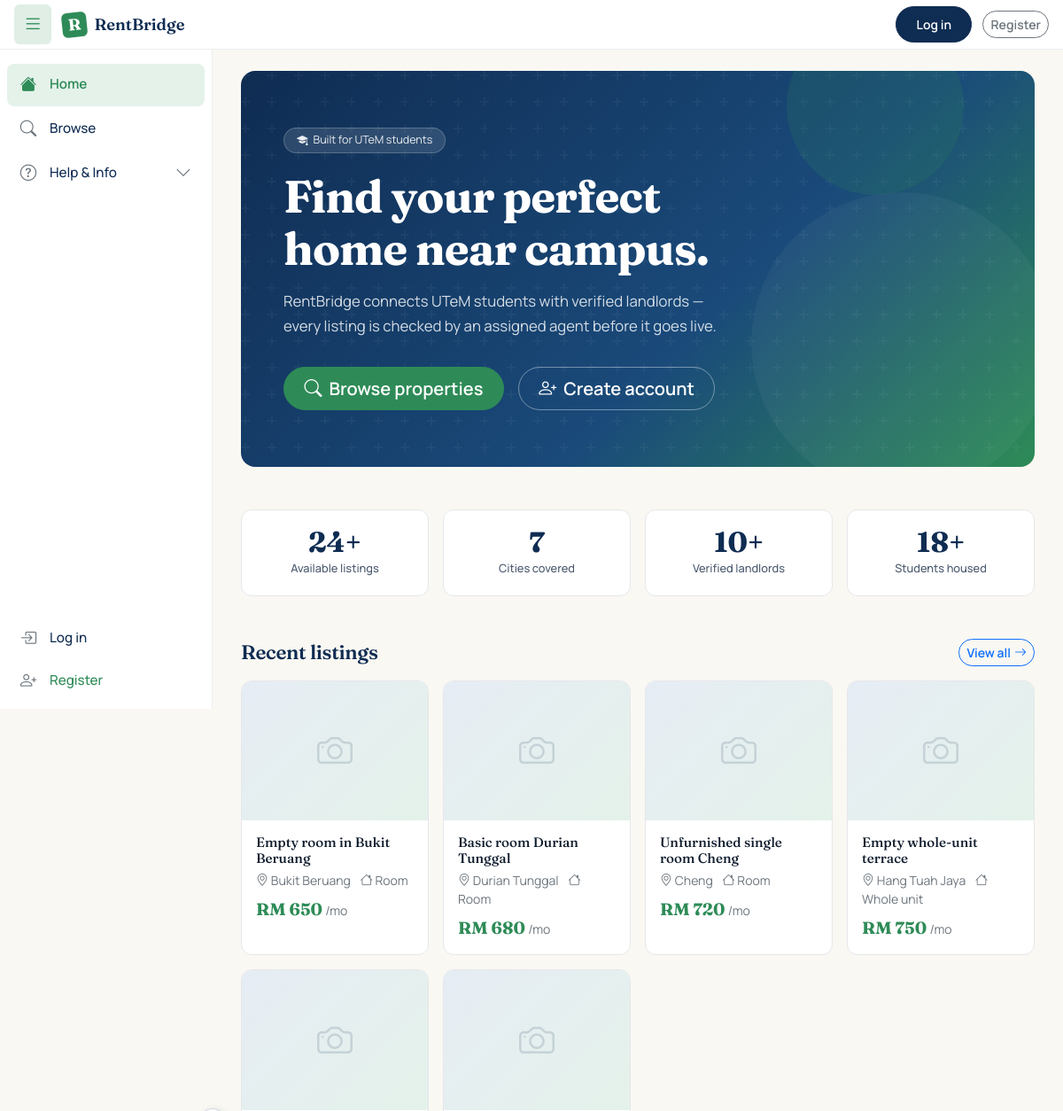
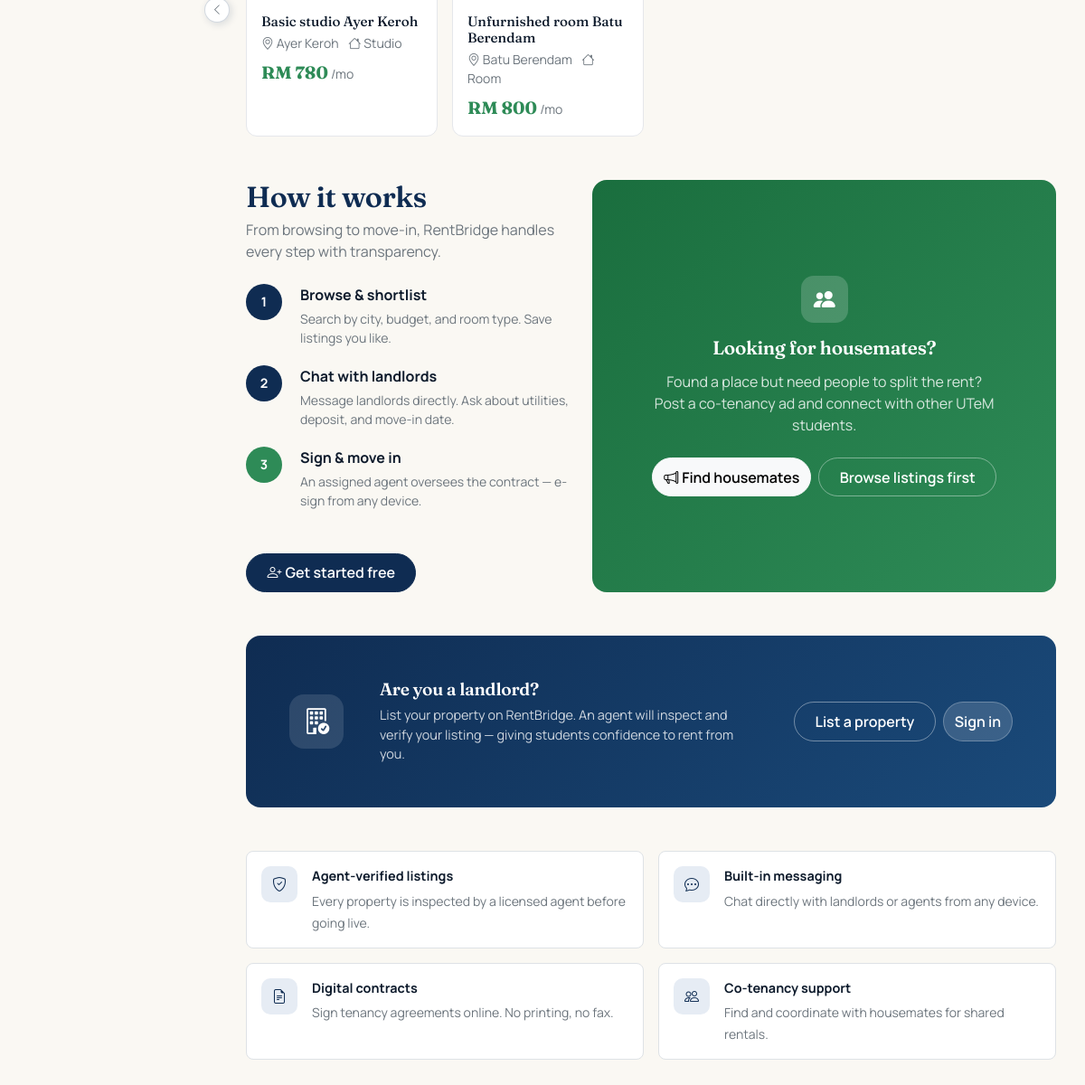
The page / on the database its author committed (2 pictures, top to bottom).
### tables this page shows
CREATE TABLE `properties` (
  `id` int(11) NOT NULL,
  `landlord_id` int(11) NOT NULL,
  `title` varchar(150) NOT NULL,
  `property_type` enum('room','studio','whole_unit') NOT NULL,
  `address` text NOT NULL,
  `city` varchar(80) NOT NULL,
  `postcode` varchar(10) NOT NULL,
  `state` varchar(50) NOT NULL DEFAULT 'Melaka',
  `latitude` decimal(10,7) DEFAULT NULL,
  `longitude` decimal(10,7) DEFAULT NULL,
  `maps_url` varchar(500) DEFAULT NULL,
  `monthly_rent` decimal(8,2) NOT NULL,
  `deposit` decimal(8,2) NOT NULL DEFAULT 0.00,
  `description` text DEFAULT NULL,
  `facilities` text DEFAULT NULL,
  `furnishing` enum('none','partial','full') NOT NULL DEFAULT 'partial',
  `status` enum('pending_approval','available','booked','rented','hidden','rejected') NOT NULL DEFAULT 'pending_approval',
  `viewing_mode` enum('landlord_led','agent_led','either') NOT NULL DEFAULT 'either',
  `agent_verified_at` timestamp NULL DEFAULT NULL,
  `agent_verified_by` int(11) DEFAULT NULL,
  `created_at` timestamp NOT NULL DEFAULT current_timestamp(),
  `updated_at` timestamp NOT NULL DEFAULT current_timestamp() ON UPDATE current_timestamp()
);

### includes/auth.php (called while the page is built, shortened)
<?php
function e(?string $value): string {
    return htmlspecialchars($value ?? '', ENT_QUOTES | ENT_HTML5, 'UTF-8');
}

### index.php (the view, shortened to what this page needs)
<?php
require_once __DIR__ . '/includes/auth.php';
$pdo = db();
$totalAvailable = (int)$pdo->query("SELECT COUNT(*) FROM properties WHERE status = 'available'")->fetchColumn();
$totalCities    = (int)$pdo->query("SELECT COUNT(DISTINCT city) FROM properties WHERE status = 'available'")->fetchColumn();
$totalLandlords = (int)$pdo->query("SELECT COUNT(*) FROM landlords")->fetchColumn();
$totalStudents  = (int)$pdo->query("SELECT COUNT(*) FROM students")->fetchColumn();
$stmt = $pdo->query("
    SELECT p.id, p.title, p.city, p.monthly_rent, p.property_type, p.furnishing,
           (SELECT image_path FROM property_images
             WHERE property_id = p.id
             ORDER BY is_primary DESC, id LIMIT 1) AS image_path
      FROM properties p
     WHERE p.status = 'available'
     ORDER BY p.agent_verified_at IS NULL, p.created_at DESC
     LIMIT 6
");
$featured = $stmt->fetchAll();
?>
<div class="rb-hero">
    <div class="rb-hero-deco"></div>
    <div class="rb-hero-deco2"></div>
    <div style="position:relative;">
        <div class="rb-hero-badge">
            <i class="bi bi-mortarboard-fill"></i>
            Built for UTeM students
        </div>
        <h1>Find your perfect<br>home near campus.</h1>
        <p>
            RentBridge connects UTeM students with verified landlords —
            every listing is checked by an assigned agent before it goes live.
        </p>
        <div class="d-flex gap-3 flex-wrap">
            <a href="/rentbridge/listings.php" class="btn btn-success btn-lg">
                <i class="bi bi-search me-2"></i> Browse properties
            </a>
            <a href="/rentbridge/auth/register_student.php" class="btn btn-outline-light btn-lg">
                <i class="bi bi-person-plus me-2"></i> Create account
            </a>
        </div>
    </div>
</div>
<div class="rb-stats">
    <div class="rb-stat-card">
        <div class="rb-stat-num"><?= $totalAvailable ?>+</div>
        <div class="rb-stat-label">Available listings</div>
    </div>
    <div class="rb-stat-card">
        <div class="rb-stat-num"><?= $totalCities ?></div>
        <div class="rb-stat-label">Cities covered</div>
    </div>
    <div class="rb-stat-card">
        <div class="rb-stat-num"><?= $totalLandlords ?>+</div>
        <div class="rb-stat-label">Verified landlords</div>
    </div>
    <div class="rb-stat-card">
        <div class="rb-stat-num"><?= $totalStudents ?>+</div>
        <div class="rb-stat-label">Students housed</div>
    </div>
</div>
<div class="d-flex justify-content-between align-items-center mb-3">
    <h2 class="mb-0" style="font-size:1.4rem;">Recent listings</h2>
    <a href="/rentbridge/listings.php" class="btn btn-sm btn-outline-primary">
        View all <i class="bi bi-arrow-right ms-1"></i>
    </a>
</div>
<?php if (!empty($featured)): ?>
<div class="row g-3 mb-5">
    <?php foreach ($featured as $p): ?>
    <div class="col-md-6 col-lg-4 col-xl-3">
        <a href="/rentbridge/property.php?id=<?= (int)$p['id'] ?>" class="rb-listing-card">
            <div class="rb-listing-img">
                <?php if (!empty($p['image_path']) && !str_contains($p['image_path'], 'placeholder')): ?>
                    <img src="/rentbridge/<?= e($p['image_path']) ?>" alt="<?= e($p['title']) ?>">
                <?php else: ?>
                    <div style="display:flex; align-items:center; justify-content:center; height:100%; color:rgba(15,44,82,0.15);">
                        <i class="bi bi-camera" style="font-size:2.5rem;"></i>
                    </div>
                <?php endif; ?>
            </div>
            <div class="rb-listing-body">
                <h6 class="mb-1" style="font-family:'Fraunces',serif; font-size:0.95rem;">
                    <?= e($p['title']) ?>
                </h6>
                <div class="small text-secondary mb-2">
                    <i class="bi bi-geo-alt"></i> <?= e($p['city']) ?>
                    <span class="ms-2">
                        <i class="bi bi-house"></i>
                        <?= e(ucfirst(str_replace('_', ' ', $p['property_type']))) ?>
                    </span>
                </div>
                <div class="d-flex justify-content-between align-items-center">
                    <div>
                        <span class="rb-listing-price">RM <?= number_format((float)$p['monthly_rent']) ?></span>
                        <span class="text-secondary small">/mo</span>
                    </div>
                </div>
            </div>
        </a>
    </div>
    <?php endforeach; ?>
</div>
<?php endif; ?>
<div class="row g-4 mb-5">
    <div class="col-lg-5">
        <h2 class="mb-1">How it works</h2>
        <p class="text-secondary mb-4">
            From browsing to move-in, RentBridge handles every step with transparency.
        </p>
        <div class="rb-steps">
            <div class="rb-step">
                <div class="rb-step-num">1</div>
                <div>
                    <strong>Browse & shortlist</strong>
                    <div class="small text-secondary mt-1">
                        Search by city, budget, and room type. Save listings you like.
                    </div>
                </div>
            </div>
            <div class="rb-step">
                <div class="rb-step-num">2</div>
                <div>
                    <strong>Chat with landlords</strong>
                    <div class="small text-secondary mt-1">
                        Message landlords directly. Ask about utilities, deposit, and move-in date.
                    </div>
                </div>
            </div>
            <div class="rb-step">
                <div class="rb-step-num emerald">3</div>
                <div>
                    <strong>Sign & move in</strong>
                    <div class="small text-secondary mt-1">
                        An assigned agent oversees the contract — e-sign from any device.
                    </div>
                </div>
            </div>
        </div>
        <a href="/rentbridge/auth/register_student.php" class="btn btn-primary">
            <i class="bi bi-person-plus me-1"></i> Get started free
        </a>
    </div>
    <div class="col-lg-7">
        <div class="rb-cta-strip h-100 d-flex flex-column justify-content-center">
            <div style="width:52px; height:52px; border-radius:14px;
                        background:rgba(255,255,255,0.18);
                        color:white; display:flex; align-items:center;
                        justify-content:center; font-size:1.5rem; margin:0 auto 16px;">
                <i class="bi bi-people-fill"></i>
            </div>
            <h2 style="font-size:1.3rem;">Looking for housemates?</h2>
            <p class="mb-4" style="max-width:380px; margin:0 auto 24px;">
                Found a place but need people to split the rent?
                Post a co-tenancy ad and connect with other UTeM students.
            </p>
            <div class="d-flex gap-2 justify-content-center flex-wrap">
                <a href="/rentbridge/auth/register_student.php" class="btn btn-light fw-semibold">
                    <i class="bi bi-megaphone me-1"></i> Find housemates
                </a>
                <a href="/rentbridge/listings.php" class="btn btn-outline-light">
                    Browse listings first
                </a>
            </div>
        </div>
    </div>
</div>
<div class="rb-landlord-strip">
    <div style="flex-shrink:0; width:60px; height:60px; border-radius:16px; background:rgba(255,255,255,0.12);
                display:flex; align-items:center; justify-content:center; font-size:1.8rem; color:#fff;">
        <i class="bi bi-building-check"></i>
    </div>
    <div class="flex-grow-1">
        <h2 style="font-size:1.2rem; margin-bottom:6px;">Are you a landlord?</h2>
        <p style="font-size:0.9rem; color:rgba(255,255,255,0.8); margin:0;">
            List your property on RentBridge. An agent will inspect and verify your listing —
            giving students confidence to rent from you.
        </p>
    </div>
    <div class="d-flex gap-2 flex-shrink-0 flex-wrap">
        <a href="/rentbridge/auth/register_landlord.php" class="btn btn-outline-light">
            List a property
        </a>
        <a href="/rentbridge/auth/login.php" class="btn"
           style="background:rgba(255,255,255,0.15); color:#fff; border:1px solid rgba(255,255,255,0.25);">
            Sign in
        </a>
    </div>
</div>
<div class="row g-3 mb-4">
    <?php
    $features = [
        ['bi-shield-check',    'Agent-verified listings',  'Every property is inspected by a licensed agent before going live.'],
        ['bi-chat-dots',       'Built-in messaging',       'Chat directly with landlords or agents from any device.'],
        ['bi-file-earmark-text','Digital contracts',       'Sign tenancy agreements online. No printing, no fax.'],
        ['bi-people',          'Co-tenancy support',       'Find and coordinate with housemates for shared rentals.'],
    ];
    foreach ($features as [$icon, $title, $desc]):
    ?>
    <div class="col-md-6">
        <div class="d-flex gap-3 bg-white border rounded-3 p-3 h-100">
            <div style="width:40px; height:40px; border-radius:10px; background:#E6ECF4;
                        color:var(--rb-navy); display:flex; align-items:center;
                        justify-content:center; flex-shrink:0;">
                <i class="bi <?= $icon ?>"></i>
            </div>
            <div>
                <strong class="d-block mb-1" style="font-size:0.9rem;"><?= $title ?></strong>
                <span class="small text-secondary"><?= $desc ?></span>
            </div>
        </div>
    </div>
    <?php endforeach; ?>
</div>
<?php
require __DIR__ . '/includes/public_layout.php';

### assets/css/style.css (style rules this page uses)
body { font-family: 'Manrope', system-ui, sans-serif; color: var(--rb-text); background: #fff; }
h1, h2, h3, h4, h5 { font-family: 'Fraunces', Georgia, serif; color: var(--rb-navy); font-weight: 600; letter-spacing: -0.015em; }
.btn { border-radius: 999px; font-weight: 600; transition: all 0.2s ease; display: inline-flex; align-items: center; justify-content: center; }
.btn-primary, .btn-success, .btn-outline-light { padding: 0.55rem 1.4rem; }
.btn-primary { background: var(--rb-navy); border-color: var(--rb-navy); color: #fff; }
.btn-success { background: var(--rb-emerald); border-color: var(--rb-emerald); color: #fff; }
.btn-outline-light { background: transparent; border-color: rgba(255, 255, 255, 0.4); color: #fff; }

### assets/css/student.css (style rules this page uses)
:root { --user-sidebar-w: 240px; --user-sidebar-w-collapsed: 64px; --user-topbar-h: 56px; --user-tabbar-h: 56px; --user-sidebar-bg: #FFFFFF; --user-sidebar-bg-hover: #F4F4EE; --user-sidebar-bg-active: #E4F2EA; --user-sidebar-text: #0F2C52; --user-sidebar-text-muted: #6c757d; --user-content-bg: #FAF8F3; --user-accent: #2E8B57; }
.student-body, .landlord-body, .agent-body { background: var(--user-content-bg); min-height: 100vh; margin: 0; }

### index.php (style rules this page uses)
.rb-hero { background: linear-gradient(135deg, var(--rb-navy) 0%, #1a4a7a 60%, #2E8B57 100%); border-radius: 16px; padding: 64px 48px; color: #fff; position: relative; overflow: hidden; margin-bottom: 48px; }
.rb-hero::before { content: ''; position: absolute; inset: 0; pointer-events: none; }
.rb-hero h1 { font-family: 'Fraunces', serif; font-size: clamp(2rem, 5vw, 3.2rem); font-weight: 700; color: #fff; line-height: 1.15; margin-bottom: 16px; letter-spacing: -0.02em; }
.rb-hero p { font-size: 1.05rem; color: rgba(255,255,255,0.82); max-width: 520px; margin-bottom: 32px; line-height: 1.65; }
.rb-hero-badge { display: inline-flex; align-items: center; gap: 6px; background: rgba(255,255,255,0.12); border: 1px solid rgba(255,255,255,0.2); border-radius: 999px; padding: 4px 14px; font-size: 0.78rem; color: rgba(255,255,255,0.9); margin-bottom: 20px; }
.rb-hero-deco { position: absolute; right: -20px; bottom: -30px; width: 340px; height: 340px; border-radius: 50%; background: rgba(255,255,255,0.04); pointer-events: none; }
.rb-hero-deco2 { position: absolute; right: 80px; top: -60px; width: 200px; height: 200px; border-radius: 50%; background: rgba(46,139,87,0.18); pointer-events: none; }
.rb-stats { display: grid; grid-template-columns: repeat(4, 1fr); gap: 16px; margin-bottom: 48px; }
.rb-stat-card { background: #fff; border: 1px solid var(--rb-line); border-radius: 12px; padding: 20px; text-align: center; }
.rb-stat-num { font-family: 'Fraunces', serif; font-size: 2rem; font-weight: 700; color: var(--rb-navy); line-height: 1; margin-bottom: 4px; }
.rb-stat-label { font-size: 0.8rem; color: var(--rb-text-soft); font-weight: 500; }
.rb-steps { margin-bottom: 48px; }
.rb-step { display: flex; gap: 20px; align-items: flex-start; margin-bottom: 20px; }
.rb-step-num { width: 40px; height: 40px; border-radius: 50%; background: var(--rb-navy); color: #fff; display: flex; align-items: center; justify-content: center; font-weight: 700; font-size: 0.9rem; flex-shrink: 0; }
.rb-step-num.emerald { background: var(--rb-emerald); }
.rb-listing-card { background: #fff; border: 1px solid var(--rb-line); border-radius: 12px; overflow: hidden; text-decoration: none; color: inherit; display: block; transition: transform 0.15s, box-shadow 0.15s; height: 100%; }
.rb-listing-img { aspect-ratio: 4/3; background: linear-gradient(135deg, #E6ECF4, #E4F2EA); overflow: hidden; }
.rb-listing-body { padding: 16px; }
.rb-listing-price { font-family: 'Fraunces', serif; font-size: 1.2rem; font-weight: 700; color: var(--rb-emerald); }
.rb-cta-strip { background: linear-gradient(135deg, #1a6e3e, #2E8B57); border-radius: 16px; padding: 48px; text-align: center; margin-bottom: 16px; color: white; }
.rb-cta-strip h2 { font-family: 'Fraunces', serif; margin-bottom: 12px; color: white; }
.rb-cta-strip p { color: rgba(255,255,255,0.82) !important; }
.rb-landlord-strip { background: linear-gradient(135deg, #0F2C52, #1a4a7a); border-radius: 16px; padding: 48px; color: #fff; display: flex; gap: 40px; align-items: center; margin-bottom: 48px; }
.rb-landlord-strip h2 { color: #fff; font-family: 'Fraunces', serif; margin-bottom: 10px; }
.rb-landlord-strip p { color: rgba(255,255,255,0.8); margin-bottom: 0; }

### rows shown on the page
properties: title "Empty room in Bukit Beruang", city "Bukit Beruang", property_type "Room", monthly_rent "650"
properties: title "Basic room Durian Tunggal", city "Durian Tunggal", property_type "Room", monthly_rent "680"
properties: title "Unfurnished single room Cheng", city "Cheng", property_type "Room", monthly_rent "720"
properties: title "Empty whole-unit terrace", city "Hang Tuah Jaya", property_type "Whole unit", monthly_rent "750"
properties: title "Basic studio Ayer Keroh", city "Ayer Keroh", property_type "Studio", monthly_rent "780"
properties: title "Unfurnished room Batu Berendam", city "Batu Berendam", property_type "Room", monthly_rent "800"

### other values the page prints
$totalAvailable "24"
$totalCities "7"
$totalLandlords "10"
$totalStudents "18"
$title "Agent-verified listings"
$desc "Every property is inspected by a licensed agent before going live."
$title "Built-in messaging"
$desc "Chat directly with landlords or agents from any device."
$title "Digital contracts"
$desc "Sign tenancy agreements online. No printing, no fax."
$title "Co-tenancy support"
$desc "Find and coordinate with housemates for shared rentals."
